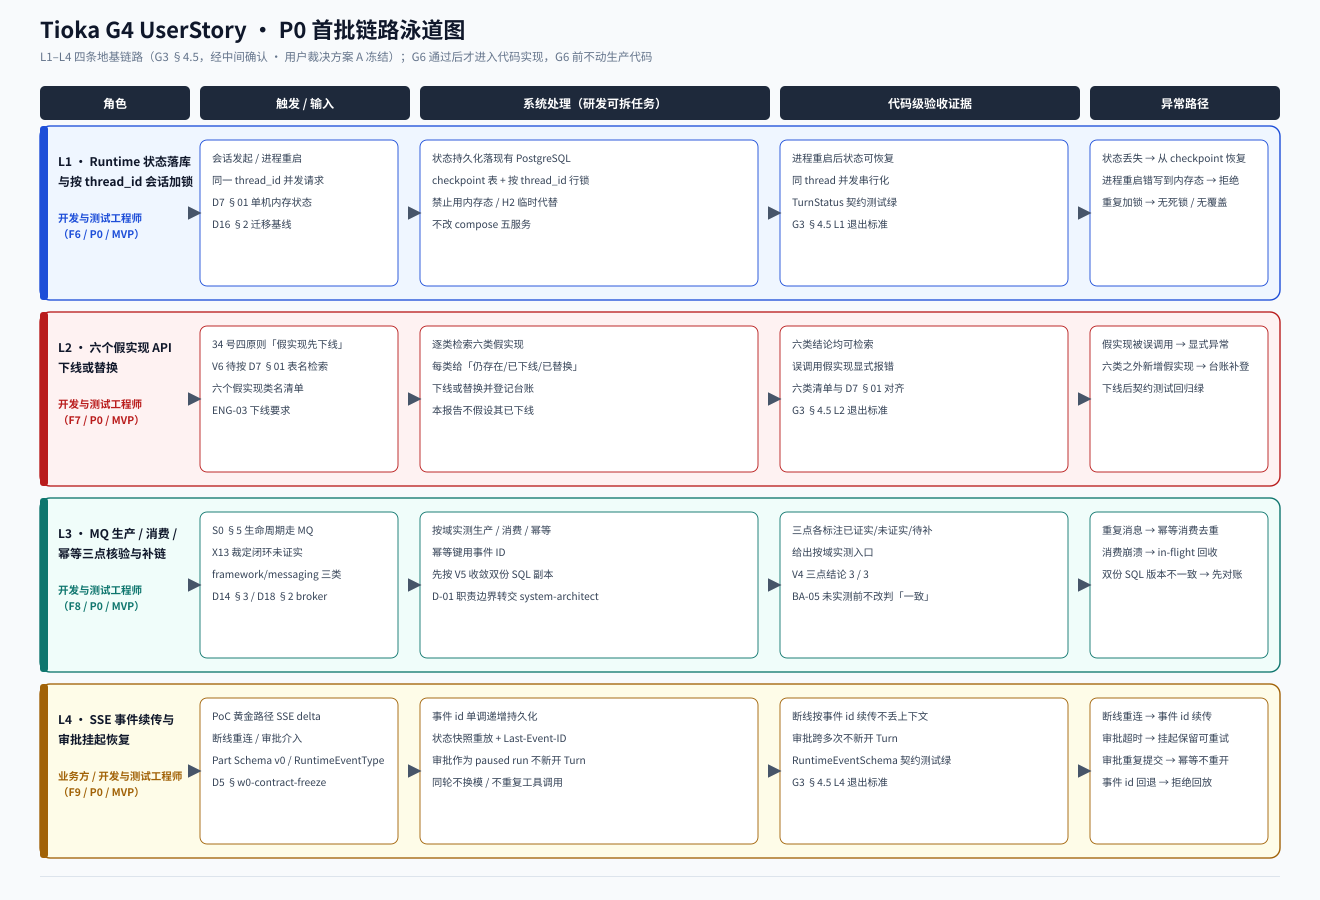

The Python source for this figure:
#!/usr/bin/env python3
# -*- coding: utf-8 -*-
"""Tioka G4 UserStory · P0 首批链路泳道图（零依赖 SVG，Python 标准库）。
场景识别：流程泳道图。四条泳道分别对应 L1–L4（G3 §4.5，经中间确认方案 A 冻结），
每泳道贯穿「角色 → 触发 → 系统处理 → 代码级验收证据 → 异常路径」。
工具方案由主理人编排层锁定，复用 pic/_svgkit.py 绘图原语。"""
import os
import sys

sys.path.insert(0, os.path.dirname(os.path.dirname(os.path.abspath(__file__))))
from _svgkit import Canvas  # noqa: E402

OUT = os.path.join(os.path.dirname(os.path.abspath(__file__)), "userstory-swimlane.svg")
c = Canvas(1320, 900, "Tioka G4 UserStory · P0 首批链路泳道图",
           "L1–L4 四条地基链路（G3 §4.5，经中间确认 · 用户裁决方案 A 冻结）；G6 通过后才进入代码实现，G6 前不动生产代码")

COLS = [("角色", 40, 150), ("触发 / 输入", 200, 210), ("系统处理（研发可拆任务）", 420, 350),
        ("代码级验收证据", 780, 300), ("异常路径", 1090, 190)]
for name, x, w in COLS:
    c.rect(x, 86, w, 34, "#1e293b", "#1e293b", rx=5, sw=0)
    c.text(x + w / 2, 108, name, size=12, color="#ffffff", weight="bold", anchor="middle")

LANES = [
    ("L1 · Runtime 状态落库\n与按 thread_id 会话加锁", "#eff6ff", "#1d4ed8",
     "开发与测试工程师\n（F6 / P0 / MVP）",
     ["会话发起 / 进程重启", "同一 thread_id 并发请求", "D7 §01 单机内存状态", "D16 §2 迁移基线"],
     ["状态持久化落现有 PostgreSQL", "checkpoint 表 + 按 thread_id 行锁", "禁止用内存态 / H2 临时代替", "不改 compose 五服务"],
     ["进程重启后状态可恢复", "同 thread 并发串行化", "TurnStatus 契约测试绿", "G3 §4.5 L1 退出标准"],
     ["状态丢失 → 从 checkpoint 恢复", "进程重启错写到内存态 → 拒绝", "重复加锁 → 无死锁 / 无覆盖"]),
    ("L2 · 六个假实现 API\n下线或替换", "#fef2f2", "#b91c1c",
     "开发与测试工程师\n（F7 / P0 / MVP）",
     ["34 号四原则「假实现先下线」", "V6 待按 D7 §01 表名检索", "六个假实现类名清单", "ENG-03 下线要求"],
     ["逐类检索六类假实现", "每类给「仍存在/已下线/已替换」", "下线或替换并登记台账", "本报告不假设其已下线"],
     ["六类结论均可检索", "误调用假实现显式报错", "六类清单与 D7 §01 对齐", "G3 §4.5 L2 退出标准"],
     ["假实现被误调用 → 显式异常", "六类之外新增假实现 → 台账补登", "下线后契约测试回归绿"]),
    ("L3 · MQ 生产 / 消费 /\n幂等三点核验与补链", "#f0fdfa", "#0f766e",
     "开发与测试工程师\n（F8 / P0 / MVP）",
     ["S0 §5 生命周期走 MQ", "X13 裁定闭环未证实", "framework/messaging 三类", "D14 §3 / D18 §2 broker"],
     ["按域实测生产 / 消费 / 幂等", "幂等键用事件 ID", "先按 V5 收敛双份 SQL 副本", "D-01 职责边界转交 system-architect"],
     ["三点各标注已证实/未证实/待补", "给出按域实测入口", "V4 三点结论 3 / 3", "BA-05 未实测前不改判「一致」"],
     ["重复消息 → 幂等消费去重", "消费崩溃 → in-flight 回收", "双份 SQL 版本不一致 → 先对账"]),
    ("L4 · SSE 事件续传与\n审批挂起恢复", "#fefce8", "#a16207",
     "业务方 / 开发与测试工程师\n（F9 / P0 / MVP）",
     ["PoC 黄金路径 SSE delta", "断线重连 / 审批介入", "Part Schema v0 / RuntimeEventType", "D5 §w0-contract-freeze"],
     ["事件 id 单调递增持久化", "状态快照重放 + Last-Event-ID", "审批作为 paused run 不新开 Turn", "同轮不换模 / 不重复工具调用"],
     ["断线按事件 id 续传不丢上下文", "审批跨多次不新开 Turn", "RuntimeEventSchema 契约测试绿", "G3 §4.5 L4 退出标准"],
     ["断线重连 → 事件 id 续传", "审批超时 → 挂起保留可重试", "审批重复提交 → 幂等不重开", "事件 id 回退 → 拒绝回放"]),
]

y0, lane_h = 126, 186
for i, (title, fill, stroke, role, trig, proc, ac, exc) in enumerate(LANES):
    y = y0 + i * lane_h
    c.rect(40, y, 1240, lane_h - 12, fill, stroke, rx=10, sw=1.4)
    c.rect(40, y, 8, lane_h - 12, stroke, stroke, rx=3, sw=0)
    # 泳道名
    for k, line in enumerate(title.split("\n")):
        c.text(58, y + 40 + k * 20, line, size=12, color="#0f172a", weight="bold")
    c.lines(58, y + 96, role.split("\n"), size=10.5, color=stroke, lh=16, weight="bold")
    # 四列内容
    for (name, x, w), arr in zip(COLS[1:], (trig, proc, ac, exc)):
        c.rect(x, y + 14, w - 12, lane_h - 40, "#ffffff", stroke, rx=7, sw=0.9)
        c.lines(x + 12, y + 36, arr, size=10.2, color="#334155", lh=22)
    # 列间箭头
    for bx in (196, 416, 776, 1086):
        c.arrow(bx - 6, y + (lane_h - 12) / 2, bx + 4, y + (lane_h - 12) / 2,
                color=stroke, sw=1.5, marker="ah")

c.rect(40, 876, 1240, 0.6, "#cbd5e1", "#cbd5e1", rx=0, sw=0)
c.save(OUT)
print("saved", OUT)
